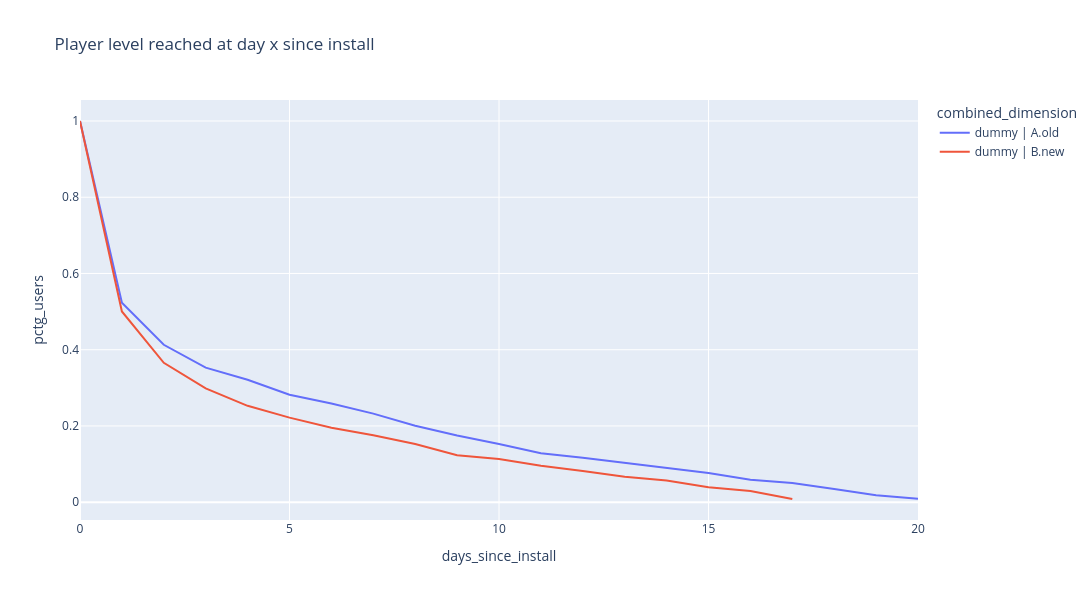
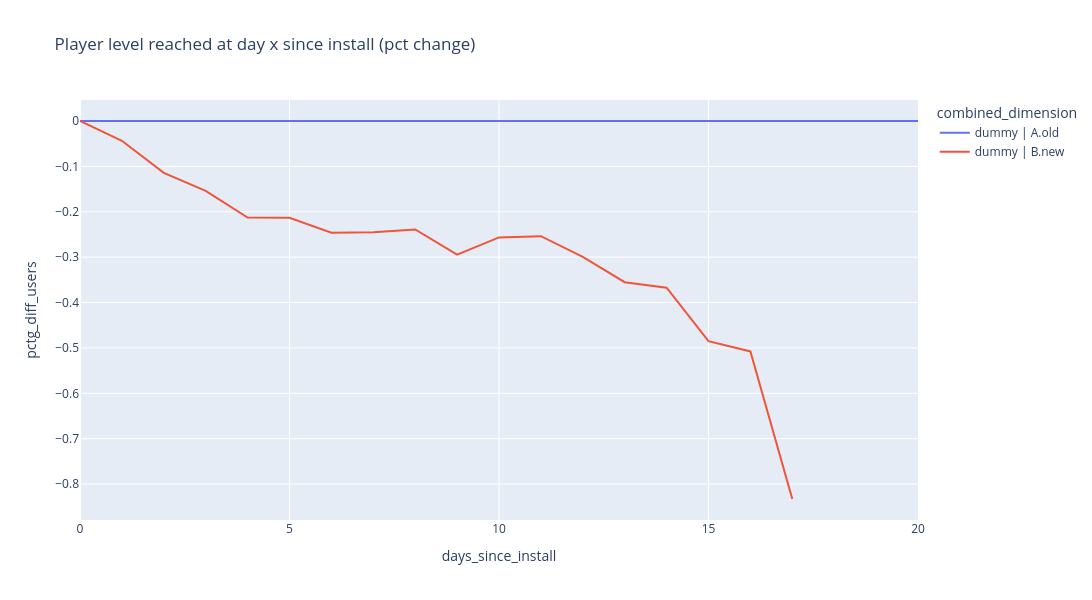

Write notebook code for charts like these, in order.
### Code cell
fig = px.line(pl_ftue_max_level_agg, 
              x='days_since_install', 
              y='pctg_users',
              color='combined_dimension',
              title='Player level reached at day x since install',
              width=1200,
              height=600,
              hover_data={'pctg_users': True, 'cohort_users': True},)

fig.show()

# hide-output
fig = px.line(pl_ftue_max_level_agg, 
              x='days_since_install', 
              y='pctg_diff_users',
              color='combined_dimension',
              title='Player level reached at day x since install (pct change)',
              width=1200,
              height=600,
              hover_data={'pctg_diff_users': True, 'cohort_users': True},)

fig.show()

### Figure 1 — Plotly figure (JSON) as saved in the notebook; plotly's stock layout.template omitted (floating-point values rounded to 4 significant figures)
{"data": [{"customdata": [[17669], [9242], [7296], [6236], [5674], [4983], [4572], [4105], [3547], [3090], [2699], [2271], [2061], [1826], [1583], [1351], [1045], [888], [611], [322], [164]], "hovertemplate": "combined_dimension=dummy | A.old<br>days_since_install=%{x}<br>pctg_users=%{y}<br>cohort_users=%{customdata[0]}<extra></extra>", "legendgroup": "dummy | A.old", "line": {"color": "#636efa", "dash": "solid"}, "marker": {"symbol": "circle"}, "mode": "lines", "name": "dummy | A.old", "orientation": "v", "showlegend": true, "type": "scatter", "x": [0, 1, 2, 3, 4, 5, 6, 7, 8, 9, 10, 11, 12, 13, 14, 15, 16, 17, 18, 19, 20], "xaxis": "x", "y": [1.0, 0.5231, 0.4129, 0.3529, 0.3211, 0.282, 0.2588, 0.2323, 0.2007, 0.1749, 0.1528, 0.1285, 0.1166, 0.1033, 0.08959, 0.07646, 0.05914, 0.05026, 0.03458, 0.01822, 0.009282], "yaxis": "y"}, {"customdata": [[19404], [9707], [7097], [5794], [4906], [4305], [3786], [3403], [2964], [2394], [2204], [1861], [1586], [1293], [1100], [764], [565], [163]], "hovertemplate": "combined_dimension=dummy | B.new<br>days_since_install=%{x}<br>pctg_users=%{y}<br>cohort_users=%{customdata[0]}<extra></extra>", "legendgroup": "dummy | B.new", "line": {"color": "#EF553B", "dash": "solid"}, "marker": {"symbol": "circle"}, "mode": "lines", "name": "dummy | B.new", "orientation": "v", "showlegend": true, "type": "scatter", "x": [0, 1, 2, 3, 4, 5, 6, 7, 8, 9, 10, 11, 12, 13, 14, 15, 16, 17], "xaxis": "x", "y": [1.0, 0.5003, 0.3657, 0.2986, 0.2528, 0.2219, 0.1951, 0.1754, 0.1528, 0.1234, 0.1136, 0.09591, 0.08174, 0.06664, 0.05669, 0.03937, 0.02912, 0.0084], "yaxis": "y"}], "layout": {"height": 600, "legend": {"title": {"text": "combined_dimension"}, "tracegroupgap": 0}, "title": {"text": "Player level reached at day x since install"}, "width": 1200, "xaxis": {"anchor": "y", "domain": [0, 1], "title": {"text": "days_since_install"}}, "yaxis": {"anchor": "x", "domain": [0, 1], "title": {"text": "pctg_users"}}}}

### Figure 2 — Plotly figure (JSON) as saved in the notebook; plotly's stock layout.template omitted (floating-point values rounded to 4 significant figures)
{"data": [{"customdata": [[17669], [9242], [7296], [6236], [5674], [4983], [4572], [4105], [3547], [3090], [2699], [2271], [2061], [1826], [1583], [1351], [1045], [888], [611], [322], [164]], "hovertemplate": "combined_dimension=dummy | A.old<br>days_since_install=%{x}<br>pctg_diff_users=%{y}<br>cohort_users=%{customdata[0]}<extra></extra>", "legendgroup": "dummy | A.old", "line": {"color": "#636efa", "dash": "solid"}, "marker": {"symbol": "circle"}, "mode": "lines", "name": "dummy | A.old", "orientation": "v", "showlegend": true, "type": "scatter", "x": [0, 1, 2, 3, 4, 5, 6, 7, 8, 9, 10, 11, 12, 13, 14, 15, 16, 17, 18, 19, 20], "xaxis": "x", "y": [0.0, 0.0, 0.0, 0.0, 0.0, 0.0, 0.0, 0.0, 0.0, 0.0, 0.0, 0.0, 0.0, 0.0, 0.0, 0.0, 0.0, 0.0, 0.0, 0.0, 0.0], "yaxis": "y"}, {"customdata": [[19404], [9707], [7097], [5794], [4906], [4305], [3786], [3403], [2964], [2394], [2204], [1861], [1586], [1293], [1100], [764], [565], [163]], "hovertemplate": "combined_dimension=dummy | B.new<br>days_since_install=%{x}<br>pctg_diff_users=%{y}<br>cohort_users=%{customdata[0]}<extra></extra>", "legendgroup": "dummy | B.new", "line": {"color": "#EF553B", "dash": "solid"}, "marker": {"symbol": "circle"}, "mode": "lines", "name": "dummy | B.new", "orientation": "v", "showlegend": true, "type": "scatter", "x": [0, 1, 2, 3, 4, 5, 6, 7, 8, 9, 10, 11, 12, 13, 14, 15, 16, 17], "xaxis": "x", "y": [0.0, -0.0436, -0.1143, -0.154, -0.2127, -0.2133, -0.246, -0.2451, -0.2391, -0.2945, -0.2564, -0.2538, -0.2993, -0.3552, -0.3672, -0.4851, -0.5077, -0.8329], "yaxis": "y"}], "layout": {"height": 600, "legend": {"title": {"text": "combined_dimension"}, "tracegroupgap": 0}, "title": {"text": "Player level reached at day x since install (pct change)"}, "width": 1200, "xaxis": {"anchor": "y", "domain": [0, 1], "title": {"text": "days_since_install"}}, "yaxis": {"anchor": "x", "domain": [0, 1], "title": {"text": "pctg_diff_users"}}}}
